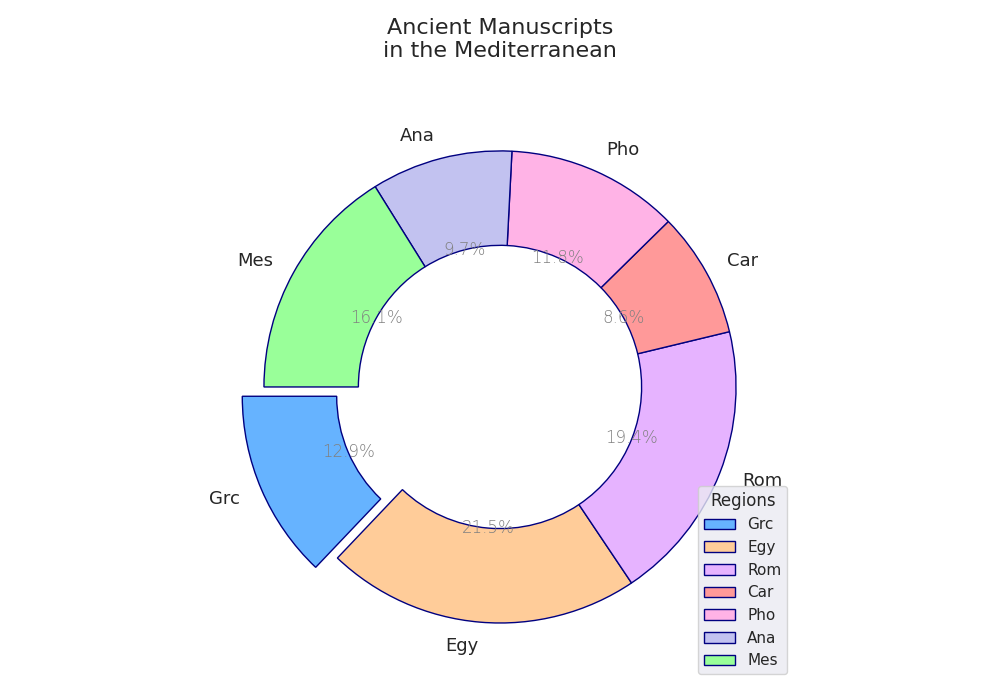

Write Python code to recreate this figure.
import matplotlib.pyplot as plt

# Updated dataset with additional regions
regions = ['Grc', 'Egy', 'Rom', 'Car', 'Pho', 'Ana', 'Mes']
manuscripts = [120, 200, 180, 80, 110, 90, 150]
# Shuffled colors keeping the same set
colors = ['#66b3ff', '#ffcc99', '#e6b3ff', '#ff9999', '#ffb3e6', '#c2c2f0', '#99ff99']
explode = (0.1, 0, 0, 0, 0, 0, 0)

fig, ax = plt.subplots(figsize=(10, 7))
wedges, texts, autotexts = ax.pie(manuscripts, labels=regions, autopct='%1.1f%%',
                                  startangle=180, colors=colors, explode=explode,
                                  wedgeprops=dict(width=0.4, edgecolor='navy'))

for text in texts:
    text.set_size(13)
    text.set_fontweight('normal')
for autotext in autotexts:
    autotext.set_color('gray')
    autotext.set_weight('light')

plt.title('Ancient Manuscripts\nin the Mediterranean', fontsize=16, fontweight='normal', pad=25)
plt.grid(True, color='lightgrey', linestyle='--')
plt.tight_layout()
plt.legend(wedges, regions, title="Regions", loc="lower right")
plt.show()
